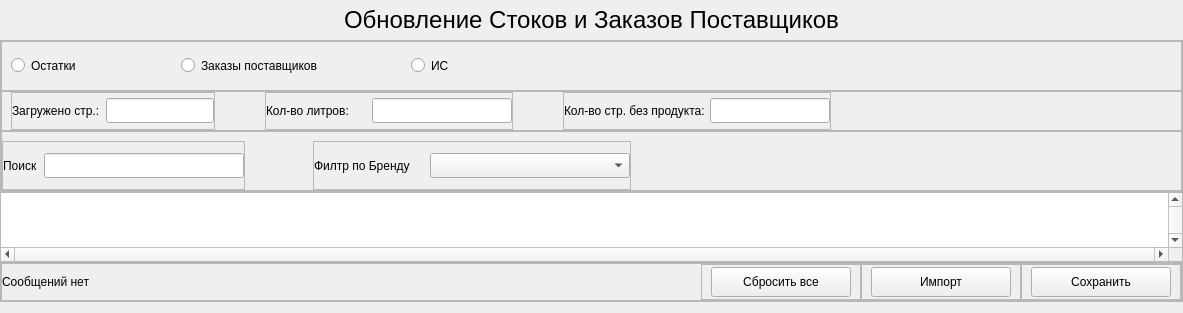
    <widget class="QWidget" name="widget" native="true">
     <property name="font">
      <font>
       <family>Tahoma</family>
      </font>
     </property>
     <layout class="QVBoxLayout" name="verticalLayout_6">
      <property name="spacing">
       <number>0</number>
      </property>
      <property name="leftMargin">
       <number>0</number>
      </property>
      <property name="topMargin">
       <number>0</number>
      </property>
      <property name="rightMargin">
       <number>0</number>
      </property>
      <item>
       <widget class="QLabel" name="Title_label">
        <property name="minimumSize">
         <size>
          <width>0</width>
          <height>40</height>
         </size>
        </property>
        <property name="maximumSize">
         <size>
          <width>16777215</width>
          <height>40</height>
         </size>
        </property>
        <property name="font">
         <font>
          <family>Tahoma</family>
          <pointsize>18</pointsize>
          <italic>false</italic>
          <bold>false</bold>
         </font>
        </property>
        <property name="layoutDirection">
         <enum>Qt::LayoutDirection::LeftToRight</enum>
        </property>
        <property name="text">
         <string>Обновление Стоков и Заказов Поставщиков</string>
        </property>
        <property name="alignment">
         <set>Qt::AlignmentFlag::AlignCenter</set>
        </property>
       </widget>
      </item>
      <item>
       <widget class="QFrame" name="frame_4">
        <property name="minimumSize">
         <size>
          <width>0</width>
          <height>0</height>
         </size>
        </property>
        <property name="maximumSize">
         <size>
          <width>16777215</width>
          <height>220</height>
         </size>
        </property>
        <property name="frameShape">
         <enum>QFrame::Shape::StyledPanel</enum>
        </property>
        <property name="frameShadow">
         <enum>QFrame::Shadow::Raised</enum>
        </property>
        <layout class="QVBoxLayout" name="verticalLayout_5">
         <property name="spacing">
          <number>0</number>
         </property>
         <property name="leftMargin">
          <number>0</number>
         </property>
         <property name="topMargin">
          <number>0</number>
         </property>
         <property name="rightMargin">
          <number>0</number>
         </property>
         <property name="bottomMargin">
          <number>0</number>
         </property>
         <item>
          <widget class="QFrame" name="frame_7">
           <property name="minimumSize">
            <size>
             <width>0</width>
             <height>50</height>
            </size>
           </property>
           <property name="maximumSize">
            <size>
             <width>16777215</width>
             <height>50</height>
            </size>
           </property>
           <property name="frameShape">
            <enum>QFrame::Shape::StyledPanel</enum>
           </property>
           <property name="frameShadow">
            <enum>QFrame::Shadow::Raised</enum>
           </property>
           <layout class="QHBoxLayout" name="horizontalLayout_2">
            <property name="topMargin">
             <number>0</number>
            </property>
            <property name="rightMargin">
             <number>0</number>
            </property>
            <property name="bottomMargin">
             <number>0</number>
            </property>
            <item>
             <widget class="QRadioButton" name="radio_Stock">
              <property name="minimumSize">
               <size>
                <width>100</width>
                <height>25</height>
               </size>
              </property>
              <property name="maximumSize">
               <size>
                <width>100</width>
                <height>25</height>
               </size>
              </property>
              <property name="text">
               <string>Остатки</string>
              </property>
             </widget>
            </item>
            <item>
             <spacer name="horizontalSpacer">
              <property name="orientation">
               <enum>Qt::Orientation::Horizontal</enum>
              </property>
              <property name="sizeHint" stdset="0">
               <size>
                <width>40</width>
                <height>20</height>
               </size>
              </property>
             </spacer>
            </item>
            <item>
             <widget class="QRadioButton" name="radio_Orders">
              <property name="minimumSize">
               <size>
                <width>160</width>
                <height>25</height>
               </size>
              </property>
              <property name="maximumSize">
               <size>
                <width>160</width>
                <height>25</height>
               </size>
              </property>
              <property name="text">
               <string>Заказы поставщиков</string>
              </property>
             </widget>
            </item>
            <item>
             <spacer name="horizontalSpacer_4">
              <property name="orientation">
               <enum>Qt::Orientation::Horizontal</enum>
              </property>
              <property name="sizeHint" stdset="0">
               <size>
                <width>48</width>
                <height>20</height>
               </size>
              </property>
             </spacer>
            </item>
            <item>
             <widget class="QRadioButton" name="radio_IS">
              <property name="minimumSize">
               <size>
                <width>70</width>
                <height>25</height>
               </size>
              </property>
              <property name="maximumSize">
               <size>
                <width>160</width>
                <height>25</height>
               </size>
              </property>
              <property name="text">
               <string>ИС</string>
              </property>
             </widget>
            </item>
            <item>
             <spacer name="horizontalSpacer_5">
              <property name="orientation">
               <enum>Qt::Orientation::Horizontal</enum>
              </property>
              <property name="sizeHint" stdset="0">
               <size>
                <width>700</width>
                <height>20</height>
               </size>
              </property>
             </spacer>
            </item>
           </layout>
          </widget>
         </item>
         <item>
          <widget class="QFrame" name="frame_8">
           <property name="minimumSize">
            <size>
             <width>0</width>
             <height>40</height>
            </size>
           </property>
           <property name="maximumSize">
            <size>
             <width>16777215</width>
             <height>40</height>
            </size>
           </property>
           <property name="frameShape">
            <enum>QFrame::Shape::StyledPanel</enum>
           </property>
           <property name="frameShadow">
            <enum>QFrame::Shadow::Raised</enum>
           </property>
           <layout class="QHBoxLayout" name="horizontalLayout_6">
            <property name="spacing">
             <number>0</number>
            </property>
            <property name="topMargin">
             <number>0</number>
            </property>
            <property name="rightMargin">
             <number>0</number>
            </property>
            <property name="bottomMargin">
             <number>0</number>
            </property>
            <item>
             <widget class="QFrame" name="frame_10">
              <property name="frameShape">
               <enum>QFrame::Shape::StyledPanel</enum>
              </property>
              <property name="frameShadow">
               <enum>QFrame::Shadow::Raised</enum>
              </property>
              <layout class="QHBoxLayout" name="horizontalLayout_8">
               <property name="spacing">
                <number>6</number>
               </property>
               <property name="leftMargin">
                <number>0</number>
               </property>
               <property name="topMargin">
                <number>0</number>
               </property>
               <property name="rightMargin">
                <number>0</number>
               </property>
               <property name="bottomMargin">
                <number>0</number>
               </property>
               <item>
                <widget class="QLabel" name="label_2">
                 <property name="minimumSize">
                  <size>
                   <width>40</width>
                   <height>0</height>
                  </size>
                 </property>
                 <property name="maximumSize">
                  <size>
                   <width>110</width>
                   <height>16777215</height>
                  </size>
                 </property>
                 <property name="text">
                  <string>Загружено стр.:</string>
                 </property>
                </widget>
               </item>
               <item>
                <widget class="QLineEdit" name="line_RowsLoaded">
                 <property name="minimumSize">
                  <size>
                   <width>90</width>
                   <height>25</height>
                  </size>
                 </property>
                 <property name="maximumSize">
                  <size>
                   <width>120</width>
                   <height>25</height>
                  </size>
                 </property>
                </widget>
               </item>
              </layout>
             </widget>
            </item>
            <item>
             <spacer name="horizontalSpacer_8">
              <property name="orientation">
               <enum>Qt::Orientation::Horizontal</enum>
              </property>
              <property name="sizeHint" stdset="0">
               <size>
                <width>50</width>
                <height>20</height>
               </size>
              </property>
             </spacer>
            </item>
            <item>
             <widget class="QFrame" name="frame_11">
              <property name="frameShape">
               <enum>QFrame::Shape::StyledPanel</enum>
              </property>
              <property name="frameShadow">
               <enum>QFrame::Shadow::Raised</enum>
              </property>
              <layout class="QHBoxLayout" name="horizontalLayout_9">
               <property name="leftMargin">
                <number>0</number>
               </property>
               <property name="topMargin">
                <number>0</number>
               </property>
               <property name="rightMargin">
                <number>0</number>
               </property>
               <property name="bottomMargin">
                <number>0</number>
               </property>
               <item>
                <widget class="QLabel" name="label_5">
                 <property name="minimumSize">
                  <size>
                   <width>100</width>
                   <height>0</height>
                  </size>
                 </property>
                 <property name="maximumSize">
                  <size>
                   <width>70</width>
                   <height>16777215</height>
                  </size>
                 </property>
                 <property name="text">
                  <string>Кол-во литров:</string>
                 </property>
                </widget>
               </item>
               <item>
                <widget class="QLineEdit" name="line_TotalQty">
                 <property name="minimumSize">
                  <size>
                   <width>140</width>
                   <height>25</height>
                  </size>
                 </property>
                 <property name="maximumSize">
                  <size>
                   <width>140</width>
                   <height>25</height>
                  </size>
                 </property>
                </widget>
               </item>
              </layout>
             </widget>
            </item>
            <item>
             <spacer name="horizontalSpacer_9">
              <property name="orientation">
               <enum>Qt::Orientation::Horizontal</enum>
              </property>
              <property name="sizeHint" stdset="0">
               <size>
                <width>50</width>
                <height>20</height>
               </size>
              </property>
             </spacer>
            </item>
            <item>
             <widget class="QFrame" name="frame_12">
              <property name="frameShape">
               <enum>QFrame::Shape::StyledPanel</enum>
              </property>
              <property name="frameShadow">
               <enum>QFrame::Shadow::Raised</enum>
              </property>
              <layout class="QHBoxLayout" name="horizontalLayout_5">
               <property name="leftMargin">
                <number>0</number>
               </property>
               <property name="topMargin">
                <number>0</number>
               </property>
               <property name="rightMargin">
                <number>0</number>
               </property>
               <property name="bottomMargin">
                <number>0</number>
               </property>
               <item>
                <widget class="QLabel" name="label_6">
                 <property name="minimumSize">
                  <size>
                   <width>140</width>
                   <height>0</height>
                  </size>
                 </property>
                 <property name="maximumSize">
                  <size>
                   <width>140</width>
                   <height>16777215</height>
                  </size>
                 </property>
                 <property name="text">
                  <string>Кол-во стр. без продукта:</string>
                 </property>
                </widget>
               </item>
               <item>
                <widget class="QLineEdit" name="line_RowsError">
                 <property name="minimumSize">
                  <size>
                   <width>120</width>
                   <height>25</height>
                  </size>
                 </property>
                 <property name="maximumSize">
                  <size>
                   <width>120</width>
                   <height>25</height>
                  </size>
                 </property>
                </widget>
               </item>
              </layout>
             </widget>
            </item>
            <item>
             <spacer name="horizontalSpacer_13">
              <property name="orientation">
               <enum>Qt::Orientation::Horizontal</enum>
              </property>
              <property name="sizeHint" stdset="0">
               <size>
                <width>350</width>
                <height>20</height>
               </size>
              </property>
             </spacer>
            </item>
           </layout>
          </widget>
         </item>
         <item>
          <widget class="QFrame" name="frame_23">
           <property name="minimumSize">
            <size>
             <width>0</width>
             <height>60</height>
            </size>
           </property>
           <property name="frameShape">
            <enum>QFrame::Shape::StyledPanel</enum>
           </property>
           <property name="frameShadow">
            <enum>QFrame::Shadow::Raised</enum>
           </property>
           <layout class="QHBoxLayout" name="horizontalLayout_25">
            <property name="spacing">
             <number>0</number>
            </property>
            <property name="leftMargin">
             <number>0</number>
            </property>
            <property name="rightMargin">
             <number>0</number>
            </property>
            <property name="bottomMargin">
             <number>0</number>
            </property>
            <item>
             <widget class="QFrame" name="frame_24">
              <property name="frameShape">
               <enum>QFrame::Shape::StyledPanel</enum>
              </property>
              <property name="frameShadow">
               <enum>QFrame::Shadow::Raised</enum>
              </property>
              <layout class="QHBoxLayout" name="horizontalLayout_23">
               <property name="spacing">
                <number>6</number>
               </property>
               <property name="leftMargin">
                <number>0</number>
               </property>
               <property name="topMargin">
                <number>0</number>
               </property>
               <property name="rightMargin">
                <number>0</number>
               </property>
               <property name="bottomMargin">
                <number>0</number>
               </property>
               <item>
                <widget class="QLabel" name="label_14">
                 <property name="text">
                  <string>Поиск</string>
                 </property>
                </widget>
               </item>
               <item>
                <widget class="QLineEdit" name="line_FindProduct">
                 <property name="minimumSize">
                  <size>
                   <width>200</width>
                   <height>25</height>
                  </size>
                 </property>
                 <property name="maximumSize">
                  <size>
                   <width>200</width>
                   <height>25</height>
                  </size>
                 </property>
                </widget>
               </item>
              </layout>
             </widget>
            </item>
            <item>
             <spacer name="horizontalSpacer_16">
              <property name="orientation">
               <enum>Qt::Orientation::Horizontal</enum>
              </property>
              <property name="sizeHint" stdset="0">
               <size>
                <width>50</width>
                <height>20</height>
               </size>
              </property>
             </spacer>
            </item>
            <item>
             <widget class="QFrame" name="frame_25">
              <property name="frameShape">
               <enum>QFrame::Shape::StyledPanel</enum>
              </property>
              <property name="frameShadow">
               <enum>QFrame::Shadow::Raised</enum>
              </property>
              <layout class="QHBoxLayout" name="horizontalLayout_24">
               <property name="leftMargin">
                <number>0</number>
               </property>
               <property name="topMargin">
                <number>0</number>
               </property>
               <property name="rightMargin">
                <number>0</number>
               </property>
               <property name="bottomMargin">
                <number>0</number>
               </property>
               <item>
                <widget class="QLabel" name="label_15">
                 <property name="minimumSize">
                  <size>
                   <width>110</width>
                   <height>0</height>
                  </size>
                 </property>
                 <property name="maximumSize">
                  <size>
                   <width>110</width>
                   <height>16777215</height>
                  </size>
                 </property>
                 <property name="text">
                  <string>Филтр по Бренду</string>
                 </property>
                </widget>
               </item>
               <item>
                <widget class="QComboBox" name="cbo_FindBrand">
                 <property name="minimumSize">
                  <size>
                   <width>200</width>
                   <height>25</height>
                  </size>
                 </property>
                 <property name="maximumSize">
                  <size>
                   <width>200</width>
                   <height>25</height>
                  </size>
                 </property>
                </widget>
               </item>
              </layout>
             </widget>
            </item>
            <item>
             <spacer name="horizontalSpacer_17">
              <property name="orientation">
               <enum>Qt::Orientation::Horizontal</enum>
              </property>
              <property name="sizeHint" stdset="0">
               <size>
                <width>550</width>
                <height>20</height>
               </size>
              </property>
             </spacer>
            </item>
           </layout>
          </widget>
         </item>
        </layout>
       </widget>
      </item>
      <item>
       <widget class="QTableWidget" name="table">
        <property name="minimumSize">
         <size>
          <width>0</width>
          <height>0</height>
         </size>
        </property>
        <property name="maximumSize">
         <size>
          <width>16777215</width>
          <height>16777215</height>
         </size>
        </property>
        <property name="font">
         <font>
          <family>Tahoma</family>
          <pointsize>10</pointsize>
          <italic>false</italic>
          <bold>false</bold>
         </font>
        </property>
        <property name="verticalScrollBarPolicy">
         <enum>Qt::ScrollBarPolicy::ScrollBarAlwaysOn</enum>
        </property>
        <property name="horizontalScrollBarPolicy">
         <enum>Qt::ScrollBarPolicy::ScrollBarAlwaysOn</enum>
        </property>
        <property name="sizeAdjustPolicy">
         <enum>QAbstractScrollArea::SizeAdjustPolicy::AdjustToContents</enum>
        </property>
        <property name="selectionMode">
         <enum>QAbstractItemView::SelectionMode::SingleSelection</enum>
        </property>
        <property name="textElideMode">
         <enum>Qt::TextElideMode::ElideMiddle</enum>
        </property>
        <property name="sortingEnabled">
         <bool>true</bool>
        </property>
        <property name="wordWrap">
         <bool>true</bool>
        </property>
        <property name="columnCount">
         <number>0</number>
        </property>
        <attribute name="horizontalHeaderCascadingSectionResizes">
         <bool>true</bool>
        </attribute>
        <attribute name="horizontalHeaderMinimumSectionSize">
         <number>55</number>
        </attribute>
        <attribute name="horizontalHeaderShowSortIndicator" stdset="0">
         <bool>true</bool>
        </attribute>
        <attribute name="horizontalHeaderStretchLastSection">
         <bool>true</bool>
        </attribute>
        <attribute name="verticalHeaderVisible">
         <bool>false</bool>
        </attribute>
        <attribute name="verticalHeaderCascadingSectionResizes">
         <bool>true</bool>
        </attribute>
        <attribute name="verticalHeaderDefaultSectionSize">
         <number>25</number>
        </attribute>
        <attribute name="verticalHeaderHighlightSections">
         <bool>false</bool>
        </attribute>
       </widget>
      </item>
      <item>
       <widget class="QFrame" name="frame_Update">
        <property name="minimumSize">
         <size>
          <width>0</width>
          <height>40</height>
         </size>
        </property>
        <property name="maximumSize">
         <size>
          <width>16777215</width>
          <height>40</height>
         </size>
        </property>
        <property name="frameShape">
         <enum>QFrame::Shape::StyledPanel</enum>
        </property>
        <property name="frameShadow">
         <enum>QFrame::Shadow::Raised</enum>
        </property>
        <layout class="QVBoxLayout" name="verticalLayout">
         <property name="spacing">
          <number>0</number>
         </property>
         <property name="leftMargin">
          <number>0</number>
         </property>
         <property name="topMargin">
          <number>0</number>
         </property>
         <property name="rightMargin">
          <number>0</number>
         </property>
         <property name="bottomMargin">
          <number>0</number>
         </property>
         <item>
          <widget class="QFrame" name="frame_18">
           <property name="minimumSize">
            <size>
             <width>0</width>
             <height>0</height>
            </size>
           </property>
           <property name="maximumSize">
            <size>
             <width>16777215</width>
             <height>16777215</height>
            </size>
           </property>
           <property name="frameShape">
            <enum>QFrame::Shape::StyledPanel</enum>
           </property>
           <property name="frameShadow">
            <enum>QFrame::Shadow::Raised</enum>
           </property>
           <layout class="QHBoxLayout" name="horizontalLayout_4">
            <property name="spacing">
             <number>0</number>
            </property>
            <property name="leftMargin">
             <number>0</number>
            </property>
            <property name="topMargin">
             <number>0</number>
            </property>
            <property name="rightMargin">
             <number>0</number>
            </property>
            <property name="bottomMargin">
             <number>0</number>
            </property>
            <item>
             <widget class="QLabel" name="label_msg">
              <property name="text">
               <string>Сообщений нет</string>
              </property>
             </widget>
            </item>
            <item>
             <widget class="QFrame" name="frame_27">
              <property name="minimumSize">
               <size>
                <width>145</width>
                <height>0</height>
               </size>
              </property>
              <property name="maximumSize">
               <size>
                <width>160</width>
                <height>16777215</height>
               </size>
              </property>
              <property name="frameShape">
               <enum>QFrame::Shape::StyledPanel</enum>
              </property>
              <property name="frameShadow">
               <enum>QFrame::Shadow::Raised</enum>
              </property>
              <layout class="QHBoxLayout" name="horizontalLayout_27">
               <property name="spacing">
                <number>0</number>
               </property>
               <property name="leftMargin">
                <number>0</number>
               </property>
               <property name="topMargin">
                <number>0</number>
               </property>
               <property name="rightMargin">
                <number>0</number>
               </property>
               <property name="bottomMargin">
                <number>0</number>
               </property>
               <item>
                <widget class="QPushButton" name="btn_Reset">
                 <property name="minimumSize">
                  <size>
                   <width>140</width>
                   <height>30</height>
                  </size>
                 </property>
                 <property name="maximumSize">
                  <size>
                   <width>140</width>
                   <height>30</height>
                  </size>
                 </property>
                 <property name="text">
                  <string>Сбросить все</string>
                 </property>
                 <property name="icon">
                  <iconset resource="../resource.qrc">
                   <normaloff>:/icon/icon/loader — копия — копия.svg</normaloff>:/icon/icon/loader — копия — копия.svg</iconset>
                 </property>
                </widget>
               </item>
              </layout>
             </widget>
            </item>
            <item>
             <widget class="QFrame" name="frame_22">
              <property name="minimumSize">
               <size>
                <width>145</width>
                <height>0</height>
               </size>
              </property>
              <property name="maximumSize">
               <size>
                <width>160</width>
                <height>16777215</height>
               </size>
              </property>
              <property name="frameShape">
               <enum>QFrame::Shape::StyledPanel</enum>
              </property>
              <property name="frameShadow">
               <enum>QFrame::Shadow::Raised</enum>
              </property>
              <layout class="QHBoxLayout" name="horizontalLayout_21">
               <property name="spacing">
                <number>0</number>
               </property>
               <property name="leftMargin">
                <number>0</number>
               </property>
               <property name="topMargin">
                <number>0</number>
               </property>
               <property name="rightMargin">
                <number>0</number>
               </property>
               <property name="bottomMargin">
                <number>0</number>
               </property>
               <item>
                <widget class="QPushButton" name="btn_Import">
                 <property name="minimumSize">
                  <size>
                   <width>140</width>
                   <height>30</height>
                  </size>
                 </property>
                 <property name="maximumSize">
                  <size>
                   <width>140</width>
                   <height>30</height>
                  </size>
                 </property>
                 <property name="text">
                  <string>Импорт</string>
                 </property>
                 <property name="icon">
                  <iconset resource="../resource.qrc">
                   <normaloff>:/icon/icon/arrow-up-circle — копия — копия.svg</normaloff>:/icon/icon/arrow-up-circle — копия — копия.svg</iconset>
                 </property>
                </widget>
               </item>
              </layout>
             </widget>
            </item>
            <item>
             <widget class="QFrame" name="frame_5">
              <property name="minimumSize">
               <size>
                <width>145</width>
                <height>0</height>
               </size>
              </property>
              <property name="maximumSize">
               <size>
                <width>160</width>
                <height>16777215</height>
               </size>
              </property>
              <property name="frameShape">
               <enum>QFrame::Shape::StyledPanel</enum>
              </property>
              <property name="frameShadow">
               <enum>QFrame::Shadow::Raised</enum>
              </property>
              <layout class="QHBoxLayout" name="horizontalLayout_3">
               <property name="spacing">
                <number>0</number>
               </property>
               <property name="leftMargin">
                <number>0</number>
               </property>
               <property name="topMargin">
                <number>0</number>
               </property>
               <property name="rightMargin">
                <number>0</number>
               </property>
               <property name="bottomMargin">
                <number>0</number>
               </property>
               <item>
                <widget class="QPushButton" name="btn_Save">
                 <property name="minimumSize">
                  <size>
                   <width>140</width>
                   <height>30</height>
                  </size>
                 </property>
                 <property name="maximumSize">
                  <size>
                   <width>140</width>
                   <height>16777215</height>
                  </size>
                 </property>
                 <property name="text">
                  <string>Сохранить</string>
                 </property>
                 <property name="icon">
                  <iconset resource="../resource.qrc">
                   <normaloff>:/icon/icon/save — копия — копия.svg</normaloff>:/icon/icon/save — копия — копия.svg</iconset>
                 </property>
                </widget>
               </item>
              </layout>
             </widget>
            </item>
           </layout>
          </widget>
         </item>
        </layout>
       </widget>
      </item>
     </layout>
    </widget>
